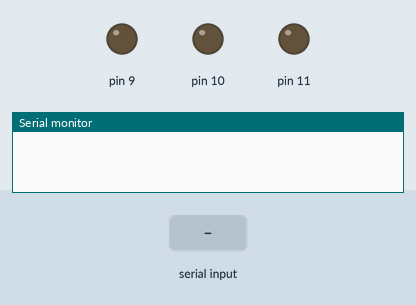
This sketch was run on a simulated Arduino Uno, built with avr-gcc and run on an emulated ATmega328P. Parts: output pins drawn as LEDs (lit = HIGH), the last lines printed to the serial monitor. The inputs (shaded band) are chosen by the test bench.

Above: at 1.2 s.
1.3 s: "90,45\n" received over Serial
At 2.2 s:
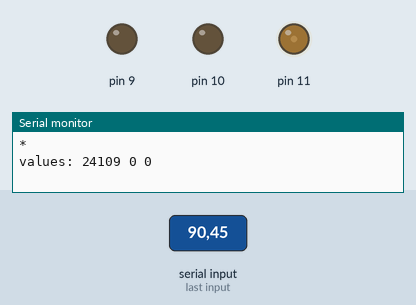
2.8 s: "30,150\n" received over Serial
At 3.3 s:
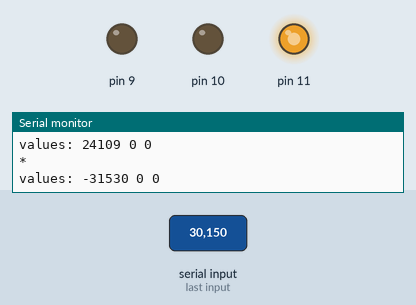
4.3 s: "90\n" received over Serial
At 5.5 s:
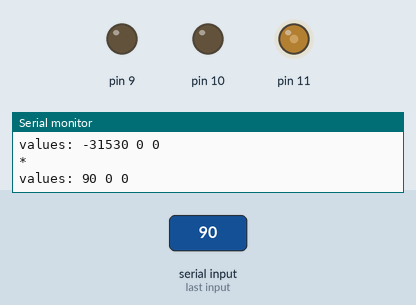
5.8 s: byte 32 (32) received over Serial
At 7.3 s:
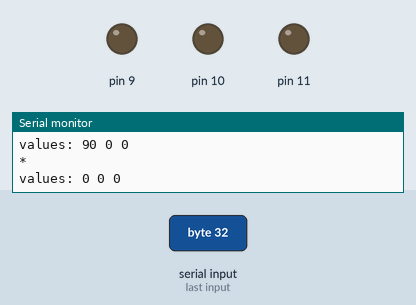
Timing chart, 0 to 8.8 s (numbered marks = the images above; inputs shaded):
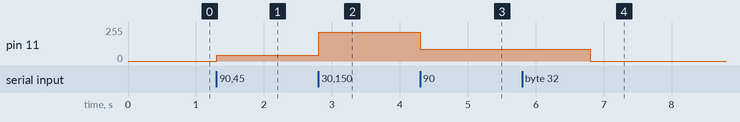

The sketch:

enchant2.ino
```cpp
char assembledBytes[17];

const byte dimensions = 3;
int values[dimensions];

void setup() {
  Serial.begin(9600);

  pinMode(11,OUTPUT);
  pinMode(10,OUTPUT);
  pinMode(9,OUTPUT);

  // analogWrite(10,values[0]);
}

void loop() {
  // Serial.print(Serial.available());

  if (Serial.available()) {
    // Serial.println("running");
    assembleBytes();
    Serial.println("*");
    processBytes();
    printValues();
    assignValues();

    // int a = values[0];
    // int b = values[1];
    // int c = values[2];

    // analogWrite(11,a);
    // analogWrite(10,b);
    // analogWrite(9,c);

    // int bs = values[0];
    // Serial.println(bs);
    // analogWrite(10,bs);

    // analogWrite(11,values[0]);
    // analogWrite(10,values[1]);
    // analogWrite(9,values[2]);
  }
}

void assignValues() {
  int a = values[0];
  int b = values[1];
  int c = values[2];

  analogWrite(11,a);
  analogWrite(10,b);
  analogWrite(9,c);
}

void printValues() {
  Serial.print("values:");

  for (unsigned int i = 0; i < dimensions; i++) {
    Serial.print(" " + String(values[i]));
  }

  Serial.println();
}

void processBytes() {
  // analogWrite(10,255);

  unsigned int currentByte;
  int value = 0;
  unsigned int bufferIndex = 0,
                valueIndex = 0;

  while (valueIndex < dimensions) {
    currentByte = assembledBytes[bufferIndex];

    if (currentByte == 32 || currentByte == '\0') {
      // Serial.println("capturing value: " + String(value));
      analogWrite(11-valueIndex,(int)value);
      values[valueIndex] = value;
      valueIndex++;
      value = 0;
    } else {
      value = value*10 + (currentByte - '0');
    }

    if (currentByte == '\0') {
      // Serial.println("breaking");
      break;
    }

    bufferIndex++;
  }
}

void assembleBytes() {
  // Serial.println("reading buffer");
  int i = Serial.readBytesUntil('\n', assembledBytes, sizeof(assembledBytes) - 1);
  assembledBytes[i] = '\0';
  // Serial.println("cutting buffer at index: " + String(i));
}

void loadValues() {
  // my unsuccessful attempt at readBytesUntil()

  int i = 0;
  int currentByte;

  // oddly, the correct values are ONLY returned if all three Serial.println statements are included

  while (Serial.available()) {
    Serial.println("queue length -> " + String(Serial.available()));

    currentByte = Serial.read();
    Serial.println("value -> " + String(currentByte));

    if (currentByte == (13||10) || i >= dimensions) {
      // Serial.println("breaking");
      break;
    }
    if (currentByte == 32) continue;

    Serial.println("index: " + String(i));
    // values[i] = currentByte;
    i++;
  }
}
```

Measured:
- after the input at 1.3 s, pin 11: 0/255 → 45/255 at once
- after the input at 2.8 s, pin 11: 45/255 → 214/255 at once
- after the input at 4.3 s, pin 11: 214/255 → 90/255 at once
- after the input at 5.8 s, pin 11: 90/255 → 0/255 after 1.0 s
